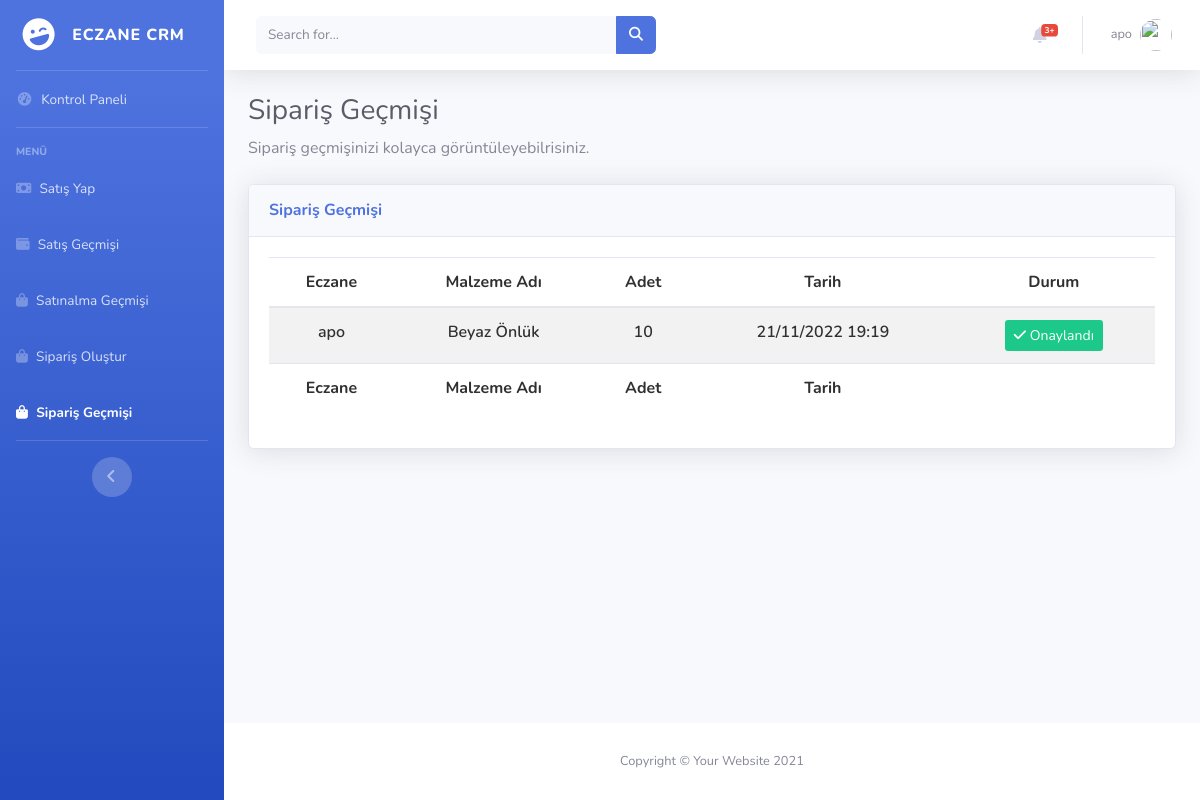
/order/history (signed in), run on an earlier commit of the app's database.
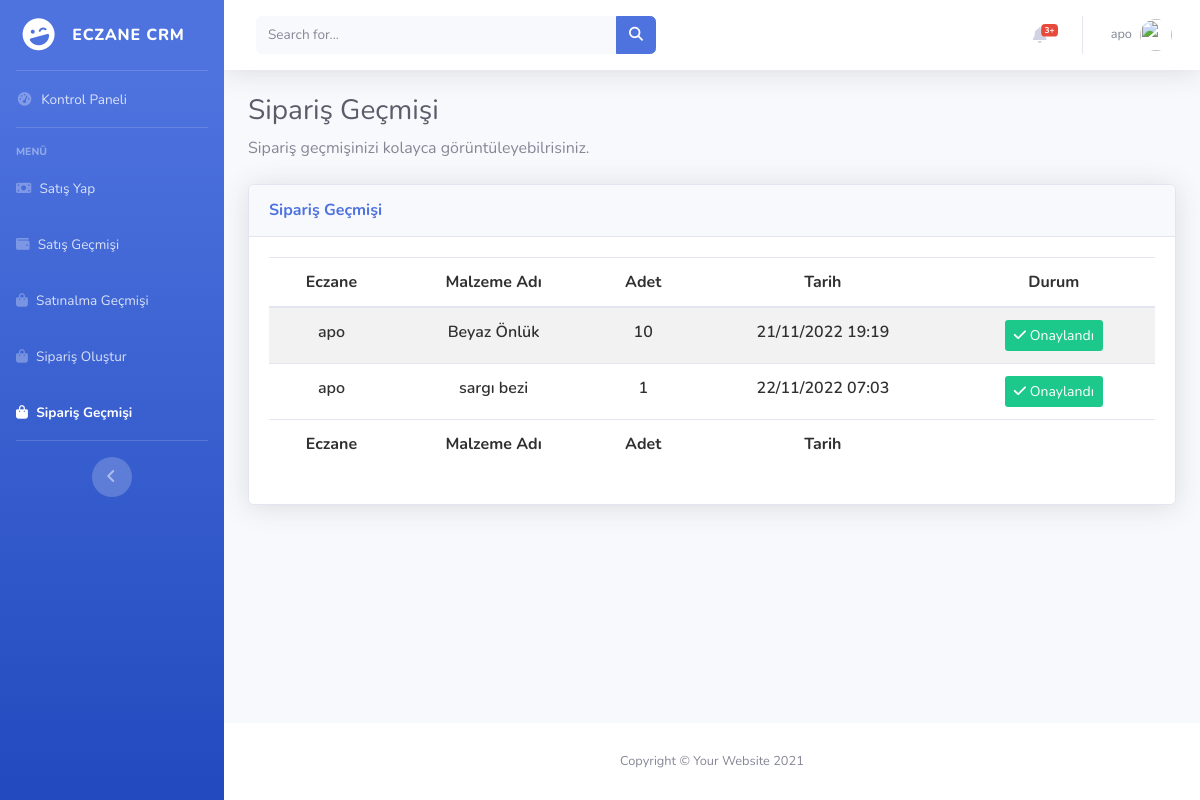
And on a later commit of the database.
### items/models.py (models this page shows, shortened)
class Order(models.Model):
    user = models.ForeignKey(User, on_delete=models.CASCADE)
    item_name = models.ForeignKey(Items, on_delete=models.SET_NULL,null=True)
    quantity=models.DecimalField(max_digits=10,decimal_places=2)
    status=models.BooleanField(default=False)
    created_at = models.DateTimeField(auto_now_add=True,null=True,blank=True)
    updated_at = models.DateTimeField(auto_now=True,null=True,blank=True)

class Items(models.Model):
    item_name=models.CharField(max_length=60)
    quantity=models.DecimalField(max_digits=10,decimal_places=2)
    status=models.BooleanField(default=True)
    created_at = models.DateTimeField(auto_now_add=True,null=True,blank=True)
    updated_at = models.DateTimeField(auto_now=True,null=True,blank=True)
    def __str__(self):
        return self.item_name

### pharmacy/views.py (the view)
# urls.py: path("order/history",views.order_history,name="order_history"),
@login_required(login_url = "accounts:signin")
def order_history(request):
    items=Order.objects.filter(user=request.user)
    return render(request,"order_history.html",{"items":items})

### pharmacy/templates/order_history.html (shortened to what this page needs)
{% extends 'layout.html' %}
{% load static %}
{% block css %}
    <link href="https://cdn.datatables.net/1.12.1/css/dataTables.bootstrap5.min.css" rel="stylesheet"/>
    <link href="https://cdn.datatables.net/responsive/2.3.0/css/responsive.bootstrap5.min.css" rel="stylesheet" />
    <link href="https://cdn.datatables.net/buttons/2.2.3/css/buttons.dataTables.min.css" rel="stylesheet"/>
<link
  rel="stylesheet"
  href="https://cdnjs.cloudflare.com/ajax/libs/font-awesome/6.2.0/css/all.min.css"
/>
<link rel="stylesheet" href="{% static 'css/datatables_file.css'%}">
{% endblock  %}
{% block body %}
                <div class="container-fluid">
                    <h1 class="h3 mb-2 text-gray-800">Sipariş Geçmişi</h1>
                    <p class="mb-4">Sipariş geçmişinizi kolayca görüntüleyebilrisiniz.</p>
                    <div class="card shadow mb-4">
                        <div class="card-header py-3">
                            <h6 class="m-0 font-weight-bold text-primary"> Sipariş Geçmişi
                             </h6>
                        </div>
                        <div class="card-body">
                            <div class="table-responsive">
                                <table
                                id="example"
                                class="table table-striped nowrap"
                                style="width: 100%!important">
                                <thead>
                                    <tr>
                                      <th data-priority="1">Eczane</th>
                                      <th data-priority="2">Malzeme Adı</th>
                                      <th data-priority="3">Adet</th>
                                      <th data-priority="4">Tarih</th>
                                      <th data-priority="5">Durum</th>
                                    </tr>
                                  </thead>
                                  <tbody>
                                    {% for item in items %}
                                    <tr>
                                      <td>{{item.user}}</td>
                                      <td>{{item.item_name}}</td>
                                      <td>
                                        {{ item.quantity | stringformat:'d' }}
                                      </td>
                                      <td>
                                        {{item.created_at|date:"d/m/Y H:i"}}
                                      </td>
                                      <td>
                                        {% if item.status %}
                                        <div class="btn bg-success btn-sm text-white text-sm  p-1 px-2">
                                          <i class="fa fa-check" ></i>
                                          <span class="text-sm text-capitalize text-white ">Onaylandı</span>
                                        </div>
                                        {% else %}
                                        <div class="btn btn-secondary btn-sm text-white text-sm">
                                          <i class="fa fa-clock" ></i>
                                          <span class=" text-sm text-capitalize text-white ">Bekliyor</span>
                                        </div>
                                        {% endif %}
                                      </td>
                                    </tr>
                                    {% endfor %}
                                  </tbody>
                                  <tfoot>
                                    <tr >
                                      <th>Eczane</th>
                                      <th>Malzeme Adı</th>
                                      <th>Adet</th>
                                      <th>Tarih</th>
                                      <th></th>
                                    </tr>
                                  </tfoot>
                                </table>
                            </div>
                        </div>
                    </div>
                </div>
{% endblock  %}

What changed in the data, as far as the page shows it:
added Order: user "apo", item_name "sargı bezi", quantity "1", created_at "22/11/2022 07:03", status True (drawn)
